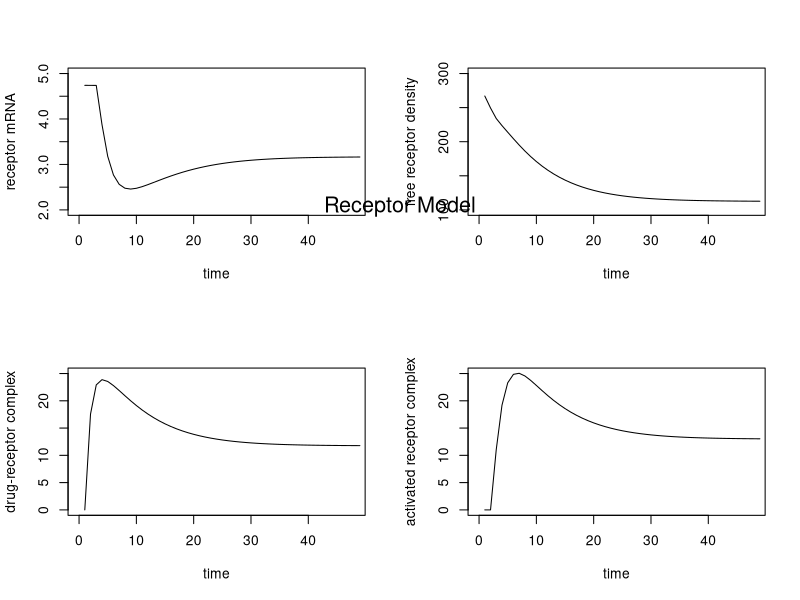

Generate this figure with R:
## ---- chunk 1
knitr::opts_chunk$set(echo = TRUE)
library('deSolve')
## ---- chunk 2
parameters <- c(Ks_RM = 2.90,
                IC50_Rm = 26.2,
                Kon = 0.00329,
                Kt = 0.63,
                Kre = 0.57,
                Rf = 0.49,
                Kd_r = 0.0572,
                Kd_rm = 0.612,
                Ks_r = 3.22,
                D = 20)
state <- c(Rm0 = 4.74,
           R0 = 267,
           DR = 0,
           DRn = 0)
times <- seq(0, 48, by = 1)
volume <- function(t,y,parms){
  with(as.list(c(y, parms)),{
         dmRNA <- Ks_RM * (1- (DRn / (IC50_Rm + DRn))) - (Kd_rm * Rm0)
         dR <- (Ks_r * Rm0) + (Rf * Kre * DRn) - (Kon * D * R0) - (Kd_r * R0)
         dDR <- (Kon * D * R0) - (Kt * DR)
         dDRn <- (Kt * DR) - (Kre * DRn)
         return(list(c(dmRNA, dR, dDR, dDRn)))
       }
       )
}
out <- ode(times = times, y = state, parms = parameters, func = volume, method="euler")
par(mfrow=c(2,2))
plot(out[,"Rm0"], type = "l", lwd = 1, ylab="receptor mRNA", xlab="time", xlim=c(0, 48), ylim=c(2, 5))
plot(out[,"R0"], type = "l", lwd = 1, ylab="free receptor density", xlab="time", xlim=c(0, 48), ylim=c(100, 300))
plot(out[,"DR"], type = "l", lwd = 1, ylab="drug-receptor complex", xlab="time", xlim=c(0, 48), ylim=c(0, 25))
plot(out[,"DRn"], type = "l", lwd = 1, ylab="activated receptor complex", xlab="time", xlim=c(0, 48), ylim=c(0, 25))
mtext("Receptor Model", side = 3, line = -13, outer = TRUE, cex=1.3, font=1.3)
